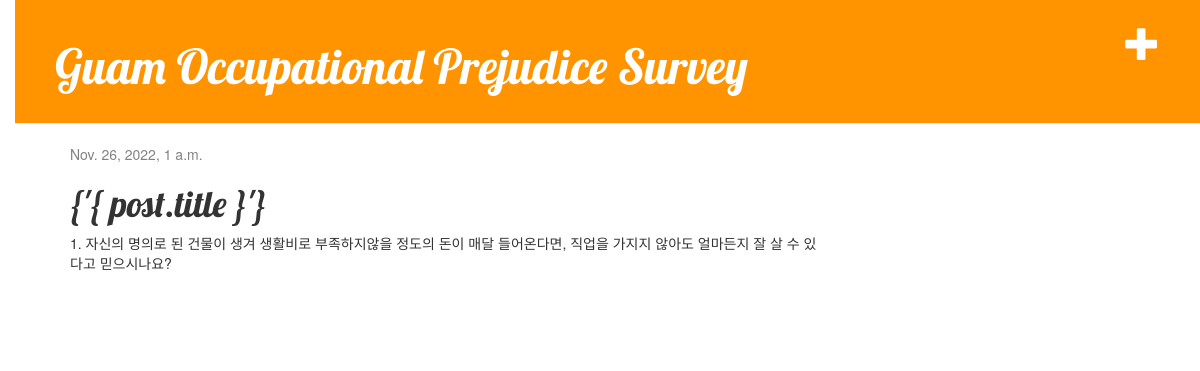
/post/5/, run on the app's committed database.
### blog/models.py (models this page shows, shortened)
class Post(models.Model):
    author = models.ForeignKey(settings.AUTH_USER_MODEL, on_delete=models.CASCADE)
    title = models.CharField(max_length=200)
    text = models.TextField()
    created_date = models.DateTimeField(
            default=timezone.now)
    published_date = models.DateTimeField(
            blank=True, null=True)

### blog/views.py (the view)
# urls.py: path('post/<int:pk>/', views.post_detail, name='post_detail'),
def post_detail(request, pk):
    post = get_object_or_404(Post, pk=pk)
    return render(request, 'blog/post_detail.html', {'post': post})

### blog/templates/blog/post_detail.html (shortened to what this page needs)
<!DOCTYPE html>
<html lang="en">
<head>
</head>
<body>
{% extends 'blog/base.html' %}
{% block content %}
    <div class="post">
        {% if post.published_date %}
            <div class="date">
                {{ post.published_date }}
            </div>
        {% endif %}
        <h1>{'{ post.title }'}</h1>
        <p>{{ post.text|linebreaksbr }}</p>
    </div>
{% endblock %}

### blog/static/css/blog.css (style rules this page uses)
body { padding-left: 15px; }
h1, h2, h3, h4 { font-family: 'Lobster', cursive; }
.date { color: #828282; }
.post { margin-bottom: 70px; }

### data on the page
Post: published_date "Nov. 26, 2022, 1 a.m.", text "1. 자신의 명의로 된 건물이 생겨 생활비로 부족하지않을 정도의 돈이 매달 들어온다면, 직업을 가지지 않아도 얼마든지 잘 살 수 있다고 믿으시나요?"
